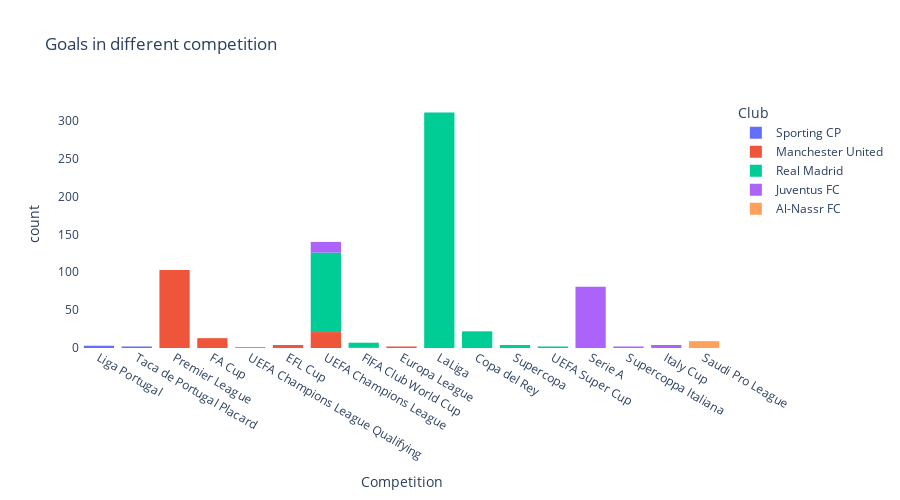

Write notebook code for a chart like this one.
### Markdown cell above
### Goals In Different competition

### Code cell
fig = px.histogram(
    df,
    x='Competition',
    title="Goals in different competition",
    log_x=False,
    log_y=False,
    #symbol='title',
    #markers=True,
    #width=800, 
    height=500,
    color='Club',
    hover_name='Club',
    hover_data=['Competition','Club'])
fig.update_layout(
    paper_bgcolor='rgba(0,0,0,0)',  # Transparent background
    plot_bgcolor='rgba(0,0,0,0)'    # Transparent plot area background
)

# Show the Plotly plot
fig.show()

### Figure 1 — Plotly figure (JSON) as saved in the notebook; plotly's stock layout.template omitted (floating-point values rounded to 4 significant figures; data arrays with more than 128 entries replaced by an {"elided": "..."} marker saying what was removed)
{"data": [{"alignmentgroup": "True", "bingroup": "x", "hovertemplate": "Club=Sporting CP<br>Competition=%{x}<br>count=%{y}<extra></extra>", "legendgroup": "Sporting CP", "marker": {"color": "#636efa", "pattern": {"shape": ""}}, "name": "Sporting CP", "offsetgroup": "Sporting CP", "orientation": "v", "showlegend": true, "type": "histogram", "x": ["Liga Portugal", "Liga Portugal", "Liga Portugal", "Taca de Portugal Placard", "Taca de Portugal Placard"], "xaxis": "x", "yaxis": "y"}, {"alignmentgroup": "True", "bingroup": "x", "hovertemplate": "Club=Manchester United<br>Competition=%{x}<br>count=%{y}<extra></extra>", "legendgroup": "Manchester United", "marker": {"color": "#EF553B", "pattern": {"shape": ""}}, "name": "Manchester United", "offsetgroup": "Manchester United", "orientation": "v", "showlegend": true, "type": "histogram", "x": {"elided": "145 str values"}, "xaxis": "x", "yaxis": "y"}, {"alignmentgroup": "True", "bingroup": "x", "hovertemplate": "Club=Real Madrid<br>Competition=%{x}<br>count=%{y}<extra></extra>", "legendgroup": "Real Madrid", "marker": {"color": "#00cc96", "pattern": {"shape": ""}}, "name": "Real Madrid", "offsetgroup": "Real Madrid", "orientation": "v", "showlegend": true, "type": "histogram", "x": {"elided": "450 str values"}, "xaxis": "x", "yaxis": "y"}, {"alignmentgroup": "True", "bingroup": "x", "hovertemplate": "Club=Juventus FC<br>Competition=%{x}<br>count=%{y}<extra></extra>", "legendgroup": "Juventus FC", "marker": {"color": "#ab63fa", "pattern": {"shape": ""}}, "name": "Juventus FC", "offsetgroup": "Juventus FC", "orientation": "v", "showlegend": true, "type": "histogram", "x": ["Serie A", "Serie A", "Serie A", "Serie A", "Serie A", "Serie A", "Serie A", "UEFA Champions League", "Serie A", "Serie A", "Serie A", "Serie A", "Serie A", "Serie A", "Serie A", "Supercoppa Italiana", "Serie A", "Serie A", "Serie A", "Serie A", "Serie A", "UEFA Champions League", "UEFA Champions League", "UEFA Champions League", "UEFA Champions League", "UEFA Champions League", "Serie A", "Serie A", "Serie A", "Serie A", "Serie A", "UEFA Champions League", "Serie A", "Serie A", "Serie A", "Serie A", "UEFA Champions League", "Serie A", "Serie A", "Serie A", "Serie A", "Serie A", "Serie A", "Serie A", "Serie A", "Serie A", "Italy Cup", "Serie A", "Serie A", "Serie A", "Serie A", "Italy Cup", "Serie A", "Serie A", "Serie A", "Serie A", "Serie A", "Serie A", "Serie A", "Serie A", "Serie A", "Serie A", "Serie A", "UEFA Champions League", "UEFA Champions League", "Serie A", "Serie A", "Serie A", "Serie A", "Serie A", "Serie A", "Serie A", "Serie A", "UEFA Champions League", "UEFA Champions League", "UEFA Champions League", "UEFA Champions League", "Serie A", "Serie A", "Serie A", "Serie A", "Serie A", "Serie A", "Serie A", "Supercoppa Italiana", "Italy Cup", "Italy Cup", "Serie A", "Serie A", "Serie A", "Serie A", "Serie A", "Serie A", "Serie A", "Serie A", "Serie A", "Serie A", "Serie A", "Serie A", "Serie A", "Serie A"], "xaxis": "x", "yaxis": "y"}, {"alignmentgroup": "True", "bingroup": "x", "hovertemplate": "Club=Al-Nassr FC<br>Competition=%{x}<br>count=%{y}<extra></extra>", "legendgroup": "Al-Nassr FC", "marker": {"color": "#FFA15A", "pattern": {"shape": ""}}, "name": "Al-Nassr FC", "offsetgroup": "Al-Nassr FC", "orientation": "v", "showlegend": true, "type": "histogram", "x": ["Saudi Pro League", "Saudi Pro League", "Saudi Pro League", "Saudi Pro League", "Saudi Pro League", "Saudi Pro League", "Saudi Pro League", "Saudi Pro League", "Saudi Pro League"], "xaxis": "x", "yaxis": "y"}], "layout": {"barmode": "relative", "height": 500, "legend": {"title": {"text": "Club"}, "tracegroupgap": 0}, "paper_bgcolor": "rgba(0,0,0,0)", "plot_bgcolor": "rgba(0,0,0,0)", "title": {"text": "Goals in different competition"}, "xaxis": {"anchor": "y", "domain": [0, 1], "title": {"text": "Competition"}}, "yaxis": {"anchor": "x", "domain": [0, 1], "title": {"text": "count"}}}}
